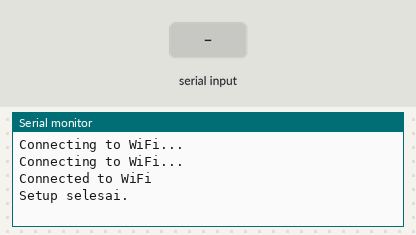
Bench run of a sketch on a simulated ESP8266 (Wemos D1 mini). On the bench: the last lines printed to the serial monitor. The inputs (shaded band) are chosen by the test bench. WiFi joins after 1.5 s; servers stay silent unless stated; uploads are accepted with an empty reply.

Above: at 3.2 s.
3.3 s: "14S22035" received over the second serial link
At 4.1 s:
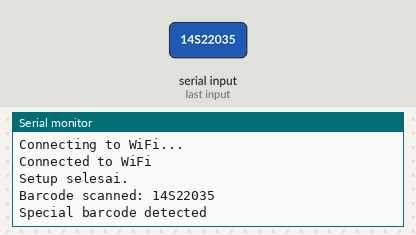
4.8 s: "data ada" received over the second serial link
At 5.4 s:
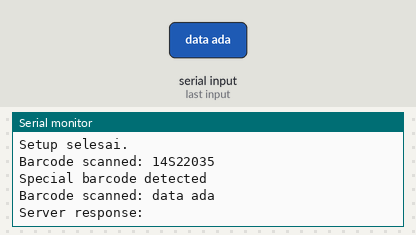
6.5 s: "data tidak ada" received over the second serial link
At 6.69 s:
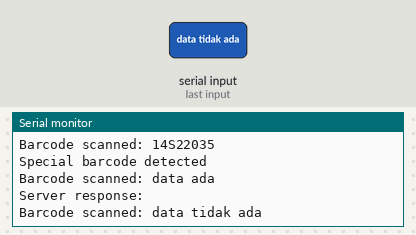
8.0 s: "1" received over the second serial link
At 8.16 s:
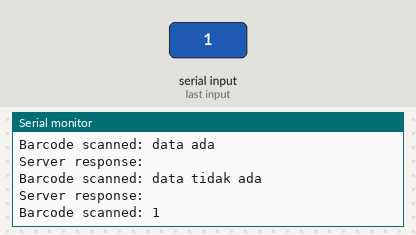

Measured:
- after the input at 3.3 s, the serial monitor: prints a new line at once (image 1)
- after the input at 4.8 s, the serial monitor: prints a new line at once (image 2)
- after the input at 6.5 s, the serial monitor: prints a new line at once (image 3)
- after the input at 8.0 s, the serial monitor: prints a new line at once (image 4)

The sketch:

Wemos_to_Ardu.ino
```cpp
//----------Library-----------//
#include <SoftwareSerial.h>
#include <ESP8266WiFi.h>
#include <WiFiClient.h>
#include <ESP8266HTTPClient.h>

//---------------------------------//
//       Deklarasi Variabel        //
//---------------------------------//
SoftwareSerial barcodeSerial(14, 12); // RX, TX
WiFiClient client;
const char* ssid = "Infinite";
const char* password = "Gratias30";
const char* serverName = "http://192.168.104.20/Dropbox_System/includes/HTTP_Request.php";
String barcodeData;

void setup() {
  Serial.begin(9600);
  Serial1.begin(9600);
  barcodeSerial.begin(9600);
  WiFi.begin(ssid, password);

  while (WiFi.status() != WL_CONNECTED) {
    delay(1000);
    Serial.println("Connecting to WiFi...");
  }
  Serial.println("Connected to WiFi");
  Serial.println("Setup selesai.");
}

void loop() {
  //---------------------------------//
  //        Barcode Scanner          //
  //---------------------------------//
  while (barcodeSerial.available()) {
    delay(2);
    char c = barcodeSerial.read();
    barcodeData += c;
  }

  if (barcodeData.length() > 0) {
    barcodeData.trim();
    Serial.println("Barcode scanned: " + barcodeData);

    // Logika spesial untuk barcode '14S22035'
    // Membuka Hanya pintu atas
    if (barcodeData == "14S22035") {
      Serial1.println("Special barcode detected");
      Serial.println("Special barcode detected");
    } else {
      //---------------------------------//
      //     HTTP Request ke server      //
      //---------------------------------//
      if (WiFi.status() == WL_CONNECTED) {
        HTTPClient http;
        http.begin(client, serverName);

        String postData = "barcode=" + barcodeData;
        http.addHeader("Content-Type", "application/x-www-form-urlencoded");

        int httpResponseCode = http.POST(postData);

        if (httpResponseCode > 0) {
          String payload = http.getString();
          Serial.println("Server response: " + payload);

          //---------------------------------//
          //    Komunikasi serial Arduino    //
          //---------------------------------//
          if (payload.indexOf("data ada") >= 0) {
            Serial1.println("Data terdaftar");
            Serial.println("Data terdaftar");
          } else if (payload.indexOf("data tidak ada") >= 0) {
            Serial1.println("Data tidak terdaftar");
            Serial.println("Data tidak terdaftar");
          }
        } else {
          Serial.print("Ada Kesalahan ");
          Serial.println(httpResponseCode);
          Serial1.println("Data terdaftar");
          Serial.println("Data terdaftar");
        }

        http.end();
      } else {
        Serial.println("WiFi Disconnected");
        WiFi.begin(ssid, password); // Attempt to reconnect
      }
    }

    // Reset variabel barcodeData setelah ditampilkan dan dikirim
    barcodeData = "";
  }
}
```
